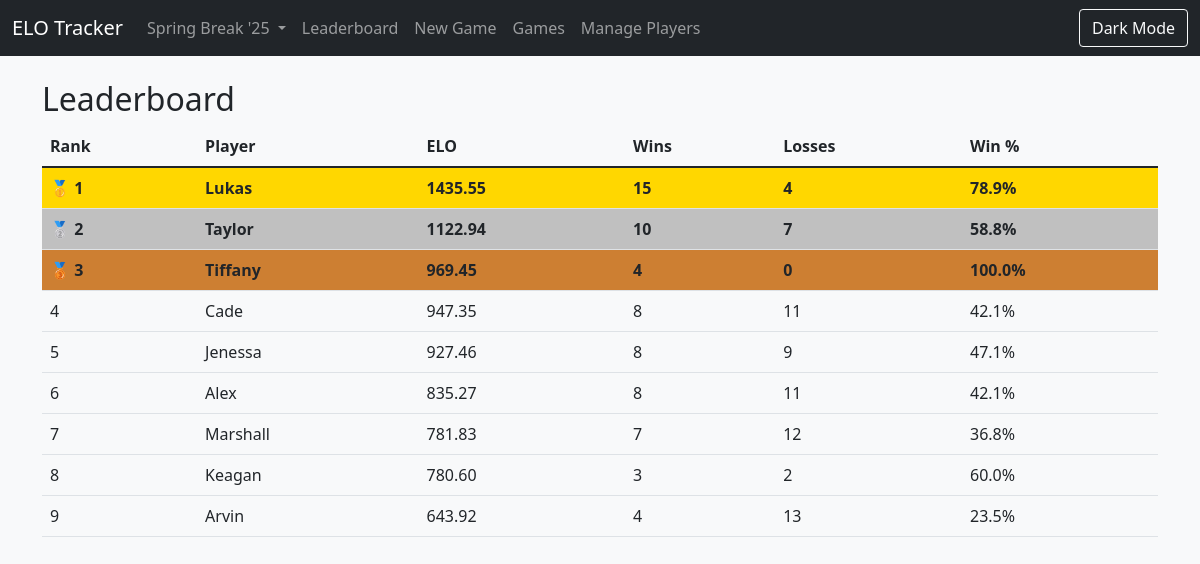
The page / on the database its author committed.
### models.py (models this page shows)
class Series(db.Model):
    id = db.Column(db.Integer, primary_key=True)
    name = db.Column(db.String(80), nullable=False)
    description = db.Column(db.String(200))
    created_at = db.Column(db.DateTime, default=datetime.utcnow)
    players = db.relationship('Player', backref='series', lazy=True, cascade="all, delete-orphan")
    games = db.relationship('Game', backref='series', lazy=True, cascade="all, delete-orphan")

class Player(db.Model):
    id = db.Column(db.Integer, primary_key=True)
    name = db.Column(db.String(80), nullable=False)
    elo = db.Column(db.Float, default=1000)
    starting_elo = db.Column(db.Float, default=1000)
    series_id = db.Column(db.Integer, db.ForeignKey('series.id'), nullable=False)
    __table_args__ = (db.UniqueConstraint('name', 'series_id', name='unique_player_per_series'),)

### app.py (the view)
@app.route('/')
def index():
    series_id = session.get('current_series_id')
    current_series = Series.query.get(series_id)
    players = Player.query.filter_by(series_id=series_id).order_by(Player.elo.desc()).all()
    player_stats = {}
    games = Game.query.filter_by(series_id=series_id).all()
    for player in players:
        player_stats[player.id] = {'wins': 0, 'losses': 0, 'win_pct': 0}
    for game in games:
        team1_ids = [int(pid) for pid in game.team1_players.split(',')]
        team2_ids = [int(pid) for pid in game.team2_players.split(',')]
        if game.winner == 1:
            for player_id in team1_ids:
                if player_id in player_stats:
                    player_stats[player_id]['wins'] += 1
            for player_id in team2_ids:
                if player_id in player_stats:
                    player_stats[player_id]['losses'] += 1
        elif game.winner == 2:
            for player_id in team1_ids:
                if player_id in player_stats:
                    player_stats[player_id]['losses'] += 1
            for player_id in team2_ids:
                if player_id in player_stats:
                    player_stats[player_id]['wins'] += 1
    for player_id, stats in player_stats.items():
        total_games = stats['wins'] + stats['losses']
        if total_games > 0:
            stats['win_pct'] = (stats['wins'] / total_games) * 100
        else:
            stats['win_pct'] = 0
        stats['win_pct'] = round(stats['win_pct'], 1)
    all_series = Series.query.all()
    return render_template('leaderboard.html',
                           players=players,
                           player_stats=player_stats,
                           current_series=current_series,
                           all_series=all_series)

### app.py (called while the page is built)
@app.before_request
def ensure_series_selected():
    if request.endpoint in ['static']:
        return
    if Series.query.count() == 0:
        default_series = Series(name="Default Series", description="Initial ranking series")
        db.session.add(default_series)
        db.session.commit()
    if 'current_series_id' not in session:
        default_series = Series.query.first()
        session['current_series_id'] = default_series.id

### templates/leaderboard.html
{% extends "base.html" %}
{% block content %}
<h2>Leaderboard</h2>
<table class="table">
    <thead>
        <tr>
            <th>Rank</th>
            <th>Player</th>
            <th>ELO</th>
            <th>Wins</th>
            <th>Losses</th>
            <th>Win %</th>
        </tr>
    </thead>
    <tbody>
        {% for player in players %}
        <tr class="{% if loop.index == 1 %}gold-rank{% elif loop.index == 2 %}silver-rank{% elif loop.index == 3 %}bronze-rank{% endif %}">
            <td>
                {% if loop.index == 1 %}
                    🥇 1
                {% elif loop.index == 2 %}
                    🥈 2
                {% elif loop.index == 3 %}
                    🥉 3
                {% else %}
                    {{ loop.index }}
                {% endif %}
            </td>
            <td>{{ player.name }}</td>
            <td>{{ "%.2f"|format(player.elo) }}</td>
            <td>{{ player_stats[player.id]['wins'] }}</td>
            <td>{{ player_stats[player.id]['losses'] }}</td>
            <td>{{ player_stats[player.id]['win_pct'] }}%</td>
        </tr>
        {% endfor %}
    </tbody>
</table>
{% endblock %}

### templates/base.html (shortened to what this page needs)
<!DOCTYPE html>
<html>
<head>
    <link href="https://cdn.jsdelivr.net/npm/bootstrap@5.1.3/dist/css/bootstrap.min.css" rel="stylesheet">
    <link rel="stylesheet" href="https://cdn.jsdelivr.net/npm/bootstrap-icons@1.8.0/font/bootstrap-icons.css">
    <link rel="stylesheet" href="https://code.jquery.com/ui/1.13.1/themes/base/jquery-ui.css">
</head>
<body class="light-mode">
    <nav class="navbar navbar-expand-lg navbar-dark bg-dark">
        <div class="container-fluid">
            <a class="navbar-brand" href="{{ url_for('index') }}">ELO Tracker</a>
            <div class="collapse navbar-collapse" id="navbarNav">
                <ul class="navbar-nav me-auto">
                    <li class="nav-item dropdown">
                        <a class="nav-link dropdown-toggle" href="#" id="seriesDropdown" role="button"
                           data-bs-toggle="dropdown" aria-expanded="false">
                            {% if current_series %}
                                {{ current_series.name }}
                            {% else %}
                                Select Series
                            {% endif %}
                        </a>
                    </li>
                    <li class="nav-item">
                        <a class="nav-link" href="{{ url_for('index') }}">Leaderboard</a>
                    </li>
                    <li class="nav-item">
                        <a class="nav-link" href="{{ url_for('new_game') }}">New Game</a>
                    </li>
                    <li class="nav-item">
                        <a class="nav-link" href="{{ url_for('games') }}">Games</a>
                    </li>
                    <li class="nav-item">
                        <a class="nav-link" href="{{ url_for('manage_players') }}">Manage Players</a>
                    </li>
                </ul>
                <div class="d-flex">
                    <button id="theme-toggle" class="btn btn-outline-light">
                        <span>Dark Mode</span>
                    </button>
                </div>
            </div>
        </div>
    </nav>
    <div class="container mt-4">
        {% block content %}{% endblock %}
    </div>
</body>
</html>

### templates/base.html (style rules this page uses)
.gold-rank { background-color: #FFD700 !important; font-weight: bold; }
.silver-rank { background-color: #C0C0C0 !important; font-weight: bold; }
.bronze-rank { background-color: #CD7F32 !important; font-weight: bold; }
:root { --light-bg-color: #f8f9fa; --light-text-color: #212529; --light-card-bg: #ffffff; --light-border-color: #dee2e6; --light-table-hover: rgba(0, 0, 0, 0.075); --dark-bg-color: #222; --dark-text-color: #f8f9fa; --dark-card-bg: #333; --dark-border-color: #444; --dark-table-hover: rgba(255, 255, 255, 0.075); }
body.light-mode { background-color: var(--light-bg-color); color: var(--light-text-color); }
body.light-mode .table { color: var(--light-text-color); }

### rows shown on the page
Series: name "Spring Break '25"
Player: shows "🥇 1", name "Lukas", elo "1435.55", player_stats "15", player_stats "4", player_stats "78.9"
Player: shows "🥈 2", name "Taylor", elo "1122.94", player_stats "10", player_stats "7", player_stats "58.8"
Player: shows "🥉 3", name "Tiffany", elo "969.45", player_stats "4", player_stats "0", player_stats "100.0"
Player: name "Cade", elo "947.35", player_stats "8", player_stats "11", player_stats "42.1"
Player: name "Jenessa", elo "927.46", player_stats "8", player_stats "9", player_stats "47.1"
Player: name "Alex", elo "835.27", player_stats "8", player_stats "11", player_stats "42.1"
Player: name "Marshall", elo "781.83", player_stats "7", player_stats "12", player_stats "36.8"
Player: name "Keagan", elo "780.60", player_stats "3", player_stats "2", player_stats "60.0"
Player: name "Arvin", elo "643.92", player_stats "4", player_stats "13", id "23.5"
